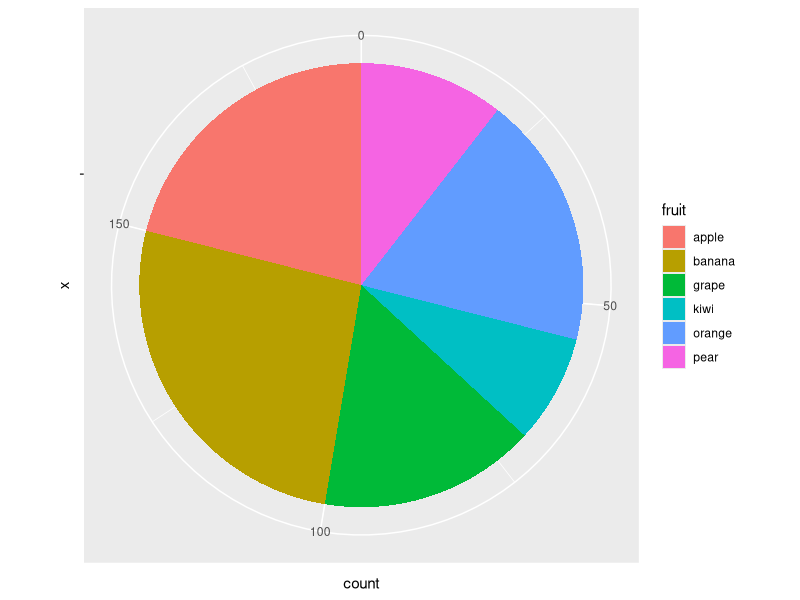
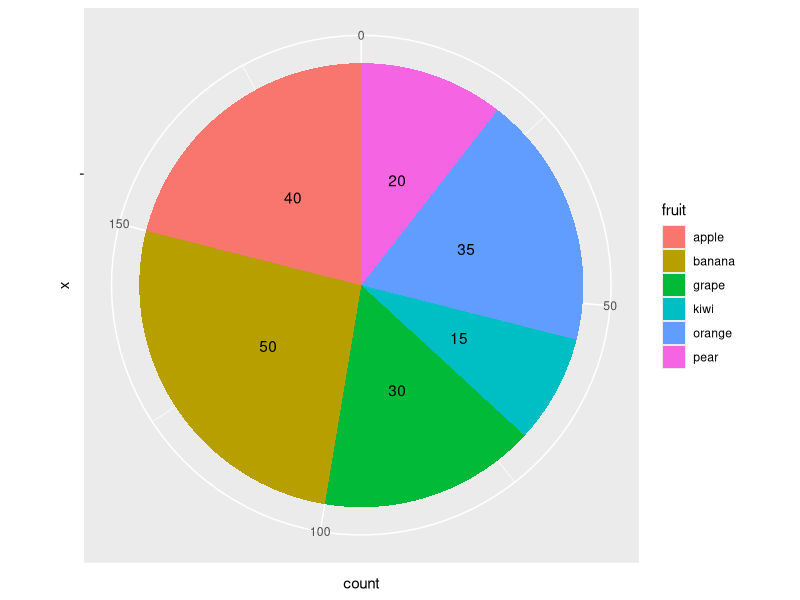
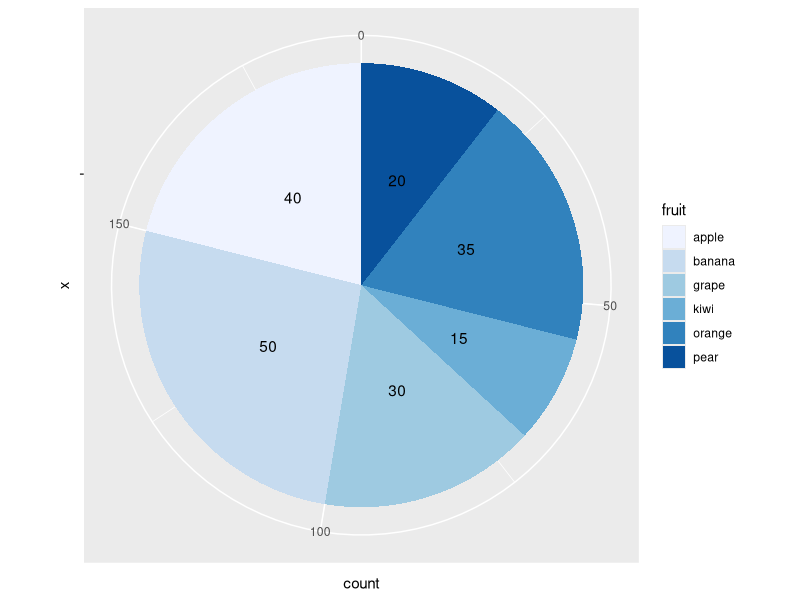
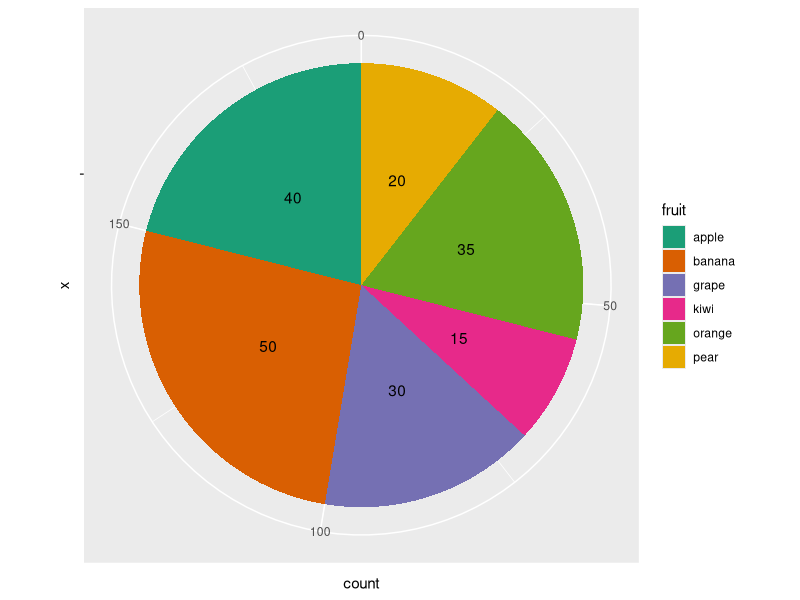
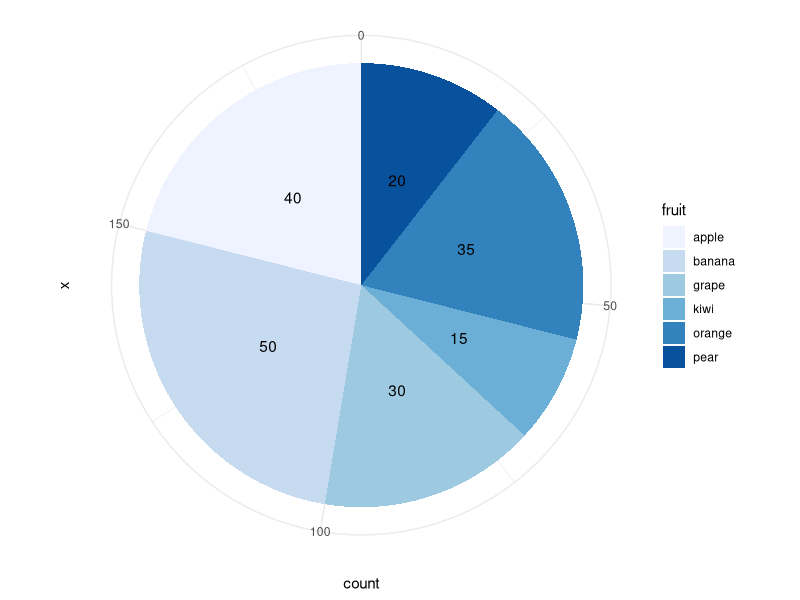
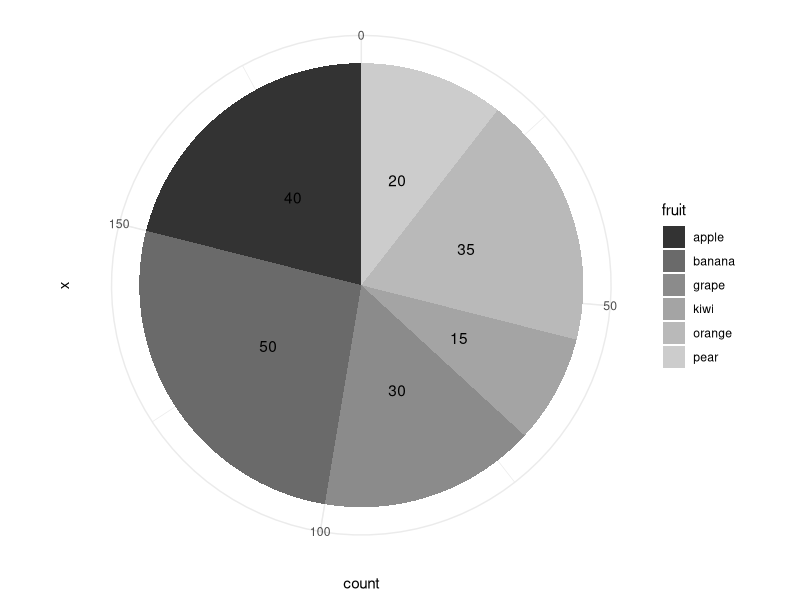
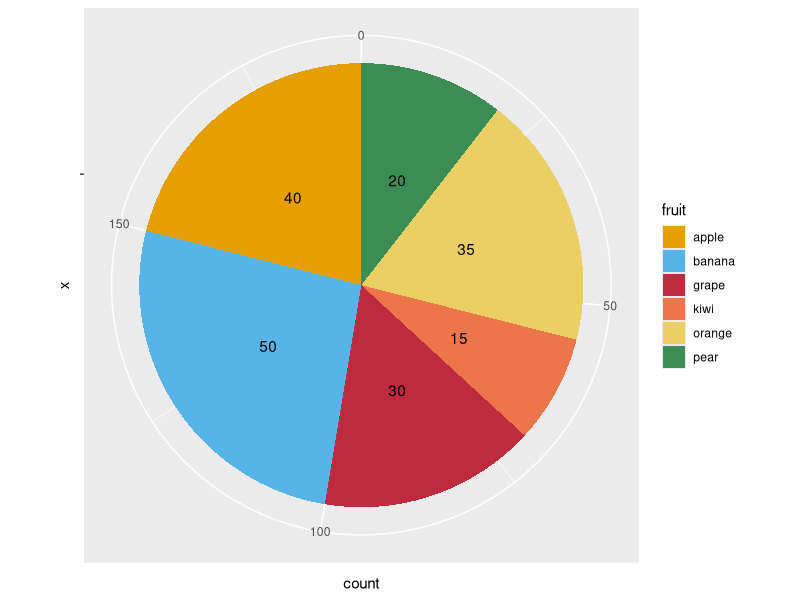
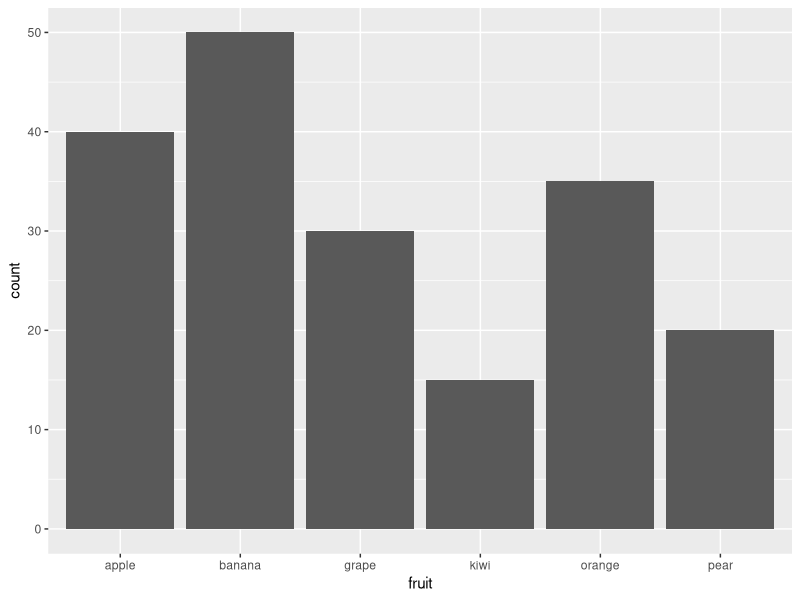

The R source for these figures, in order:
#installing and loading package
install.packages("ggplot2")
library(ggplot2)


count <- c(40,15,30,50,20,35)
fruit <- c("apple", "kiwi", "grape", "banana", "pear", "orange")

df <- data.frame(fruit,count)
df

pie <- ggplot(df, aes(x="", y= count, fill=fruit)) + geom_col() + coord_polar(theta = "y")
pie

#adding text

pie <- pie + geom_text(aes(label = count), position = position_stack(vjust = 0.5))
pie


#use brewer color palettes

pie1 <- pie + scale_fill_brewer()
pie1


pie2 <- pie+ scale_fill_brewer(palette = "Dark2")
pie2

pie3 <- pie + scale_fill_brewer(palette = "Blues")+ theme_minimal()
pie3


#use grey scale

pie4 <- pie + scale_fill_grey() + theme_minimal()
pie4


#use custom color palette

pie5 <- pie + scale_fill_manual(values= c("#E69F00", "#56B4E9", "#BE2A3E", "#EC754A", "#EACF65", "#3C8D53"))
pie5






# Bar Charts

# Basic verical bar plot
Bar <- ggplot(data=df, aes(x=fruit, y=count))+geom_bar(stat="identity")
Bar

# Basic Hporizontal Bar Plot
Bar <- Bar + coord_flip()
Bar


# Changing color of the Bar plot

Bar <- ggplot(data=df, aes(x=fruit, y=count))+ geom_bar(stat="identity", fill="blue")
Bar

# Adding an outline color
Bar <- ggplot(data=df, aes(x=fruit, y=count)) + geom_bar(stat="identity", color="black", width=0.6)
Bar


# Bar plot with labels

Bar <- ggplot(data=df, aes(x=fruit, y=count))+ geom_bar(stat="identity", color= "black", fill= "blue", width =0.6)+ geom_text(aes(label=count), vjust=1.6, color="white",size=3.5)
Bar




#Stacked Bar Chart in ggplot2 package


count <- c(18,5,18,30,12,15,22,10,12,20,8,20)
fruit <- rep(c("apple", "kiwi", "grape", "banana", "pear", "orange"),2)
Gender <- rep(c("Male", "Female"),each=6)
df1 <- data.frame(Gender, fruit, count)
df1


#stacked Bar Chart

Bar1 <- ggplot(data=df1, aes(x=fruit, y=count, fill=Gender))+ geom_bar(stat="identity", width=0.6)
Bar1


#Line chart in ggplot2

Temp <- c(30,35,40,36,31,30,27,42,34,25,33,36)
Month <- c(1,2,3,4,5,6,7,8,9,10,11,12)
Month <- as.factor(Month)
df1 <- data.frame(Month, Temp)


# Basic Line
line_chart <- ggplot(data=df1, aes(x=Month, y= Temp, group=1))+ geom_line()+geom_point()
line_chart



#formating the line type 
line <- ggplot(data=df1, aes(x=Month, y= Temp, group=1))+geom_line(linetype = "dotted")+geom_point()
line


#Formating line color
ggplot(data=df1, aes(x=Month, y=Temp, group=1))+geom_line(color="green")+geom_point()


ggplot(data=df1, aes(x=Month, y=Temp, group=1))+geom_line(color="green", size =1.5)+geom_point()



#Adding titles
L <- ggplot(data=df1, aes(x=Month, y=Temp, group=1))+geom_line(color="green", size=1.5)+geom_point()

L+ggtitle("Monthly Temperature")+ labs(x="Month", y="Temperature")




# PLotting multiple lines

Month <- rep(c(1,2,3,4,5,6,7,8,9,10,11,12),2)
Month <- as.factor(Month)
Location <- rep(c("Galle", "Kandy"), each=12)
Temp <- c(30,35,40,36,31,30,27,42,34,25,33,36,25,30,37,23,38,35,20,40,38,30,28,35)
df2 <- data.frame(Location, Month, Temp)


#plotting line with multiple groups 
ggplot(data=df2, aes(x=Month, y=Temp, group=Location))+geom_line(aes(color=Location), size=1)+geom_point(aes(color=Location))




# Histogram in ggplot2 package

df <- data.frame(sex=factor(rep(c("F","M"), each=200)), weight=round(c(rnorm(200, mean=55, sd=5), rnorm(200, mean=65, sd=5))))

#Basic Histogram

ggplot(df,aes(x=weight))+geom_histogram()

# Change the width of bins

ggplot(df, aes(x=weight))+geom_histogram(binwidth=2)

# Change Color

p <- ggplot(df,aes(x=weight))+geom_histogram(color="black", fill="white")
p


#Changing the line color ad fill color

q <- ggplot (df, aes(x=weight))+geom_histogram(color="darkblue", fill= "lightblue",binwidth=2)
q



#Change histogram plot line colors by group

ggplot(df, aes(x=weight, color=sex))+geom_histogram(fill="white")


# Overlaid histogram

p <- ggplot(df, aes(x=weight, color=sex))+geom_histogram(fill="white", alpha=0.5, position="identity")
p


# Boxplot in ggplpot2 package

data <- data.frame(cond = factor(rep(c("A","B"), each=200)), rating=c(rnorm(200, mean=.8)))

ggplot(data, aes(y=rating))+geom_boxplot()

#Hporizontal Boxplot

ggplot(data, aes(x=rating))+geom_boxplot()


# Box PLot with groups

ggplot(data,aes(x=cond, y=rating))+geom_boxplot()


#Horizontal Box plot

ggplot(data,aes(x=cond, y=rating))+geom_boxplot() + coord_flip()


# Colored Boxplot
ggplot(data, aes(x=cond,y=rating, color=cond))+geom_boxplot()
ggplot(data, aes(x=cond,y=rating, fill=cond))+geom_boxplot()


#Scatter Plot

ggplot(mtcars, aes(x=wt, y= mpg))+geom_point()

#Changing color, shape and size

ggplot(mtcars, aes(x=wt, y= mpg))+geom_point(color="blue", size=2, shape=6)


#Add regression line

ggplot(mtcars, aes(x=wt, y= mpg))+geom_point()+ geom_smooth(method=lm, se=FALSE)


ggplot(mtcars, aes(x=wt, y= mpg))+geom_point(aes(color=factor(gear)), size=2)+ geom_smooth(method=lm, se=FALSE)
